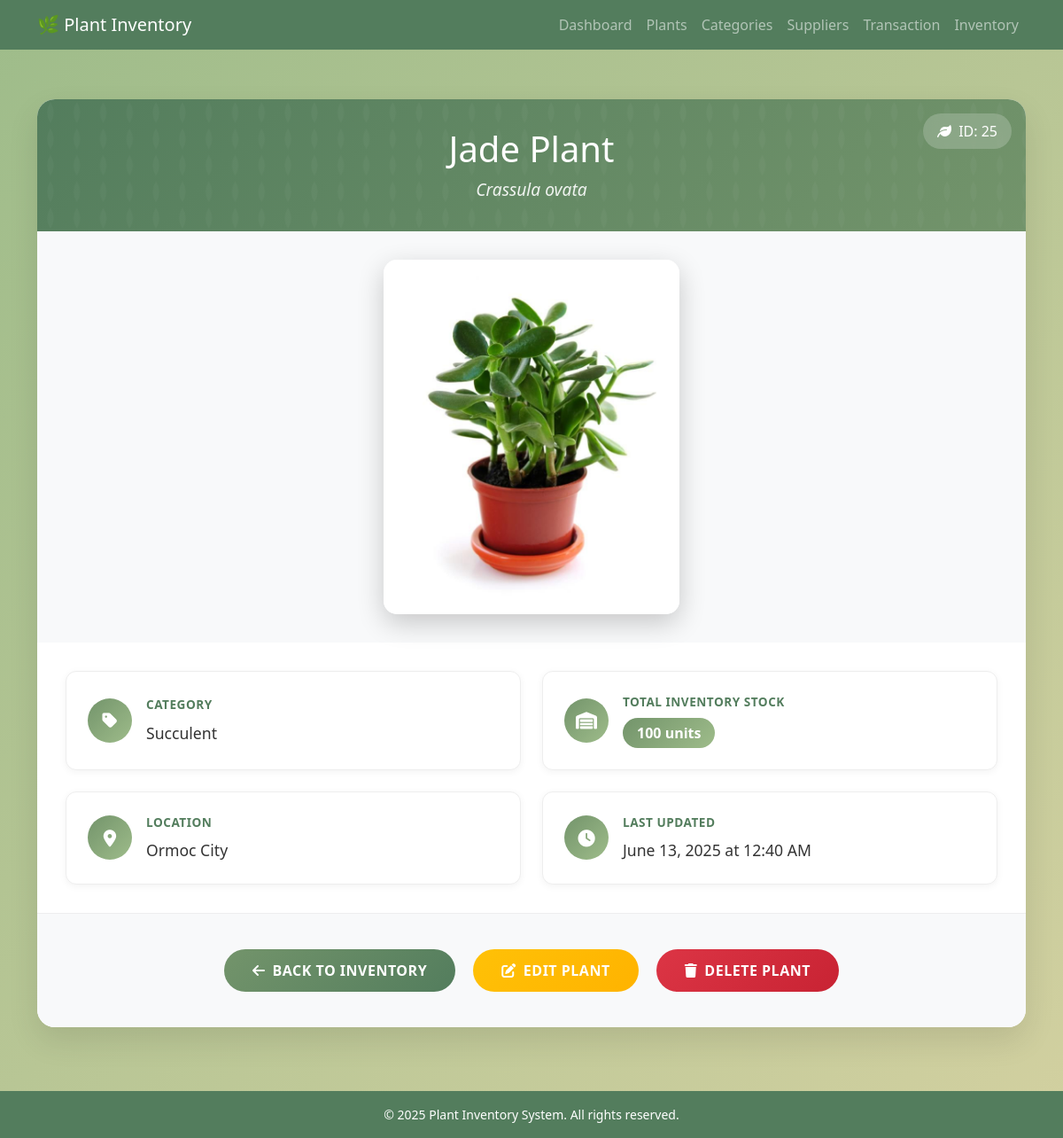
The page /view_plants.php?id=25 (signed in) on the database as committed earlier.
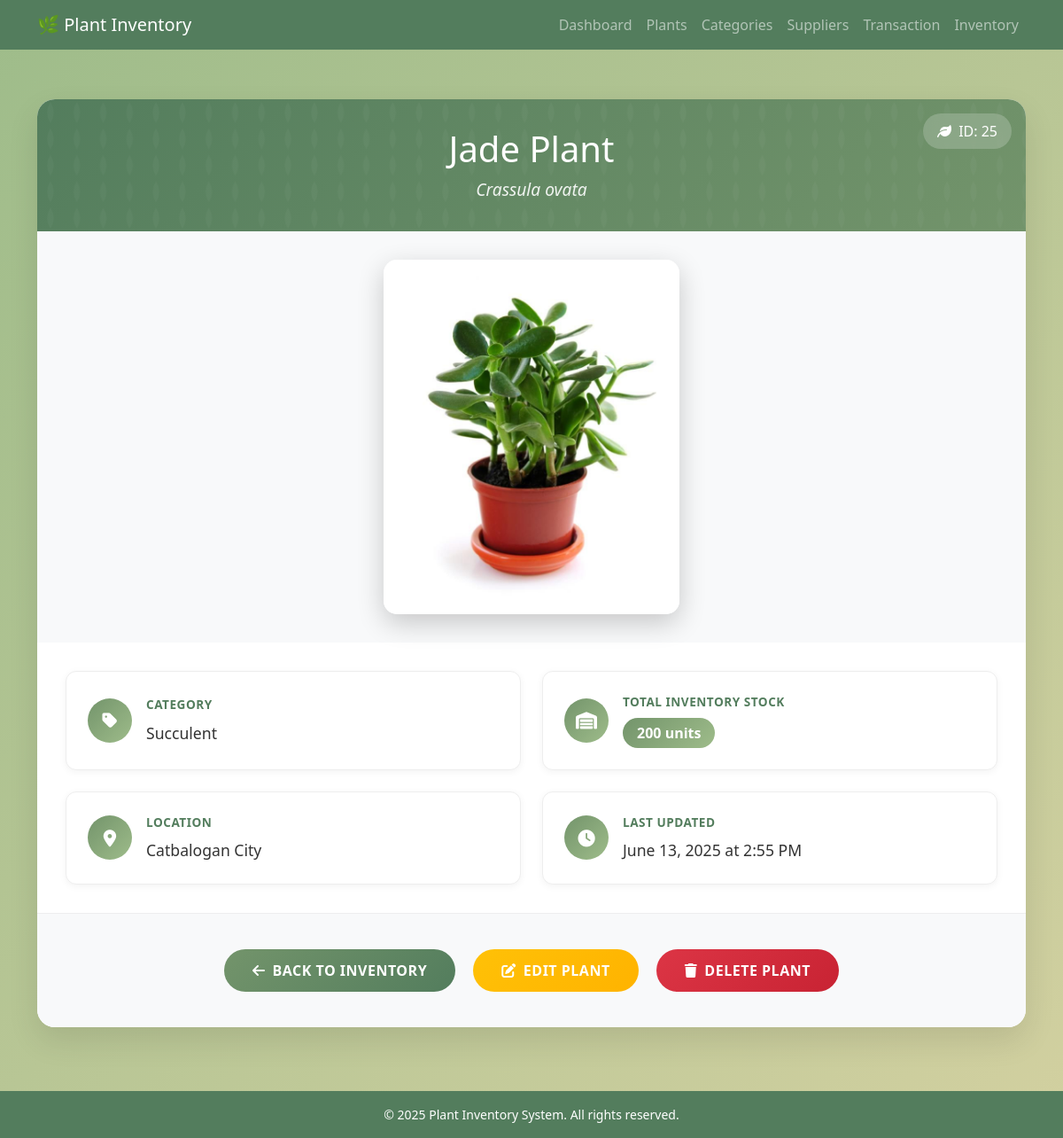
The same page on the database as committed later.
### tables this page shows
CREATE TABLE `plants` (
  `PlantID` int(11) NOT NULL,
  `Name` varchar(255) NOT NULL,
  `ScientificName` varchar(255) NOT NULL,
  `Location` varchar(255) NOT NULL,
  `LastUpdated` datetime NOT NULL DEFAULT current_timestamp(),
  `ImagePath` longblob NOT NULL,
  `category_id` int(11) DEFAULT NULL
);

CREATE TABLE `category` (
  `category_id` int(11) NOT NULL,
  `category_name` varchar(50) NOT NULL
);

### view_plants.php (the view, shortened to what the changed rows need)
<?php
    include 'auth.php';
    $plantID = isset($_GET['id']) ? intval($_GET['id']) : 0;
    $sql = "
        SELECT
            plants.*,
            category.category_name,
            COALESCE(SUM(inventory.inv_quantity), 0) as total_inventory_quantity
        FROM
            plants
        LEFT JOIN
            category
        ON
            plants.category_id = category.category_id
        LEFT JOIN
            inventory
        ON
            plants.PlantID = inventory.PlantID
        WHERE
            plants.PlantID = ?
        GROUP BY
            plants.PlantID
    ";
    $stmt = $conn->prepare($sql);
    $stmt->bind_param("i", $plantID);
    $stmt->execute();
    $result = $stmt->get_result();
    $plant = $result->fetch_assoc();
?>
<!DOCTYPE html>
<html lang="en">
<head>
    <link href="https://cdn.jsdelivr.net/npm/bootstrap@5.3.0/dist/css/bootstrap.min.css" rel="stylesheet">
    <link href="https://cdnjs.cloudflare.com/ajax/libs/font-awesome/6.0.0/css/all.min.css" rel="stylesheet">
</head>
<body>
    <div class="container py-4">
        <div class="plant-card">
            <div class="plant-header">
                <div class="status-indicator">
                    <i class="fas fa-leaf me-1"></i>
                    ID: <?= htmlspecialchars($plant['PlantID']) ?>
                </div>
                <h1><?= htmlspecialchars($plant['Name']) ?></h1>
                <div class="scientific-name"><?= htmlspecialchars($plant['ScientificName']) ?></div>
            </div>
            <div class="plant-image-container">
                <?php
                    $imagePath = $plant['ImagePath'];
                    if (!empty($imagePath) && file_exists($imagePath)) {
                        $imageSrc = htmlspecialchars($imagePath);
                        echo "<img src='$imageSrc' alt='".htmlspecialchars($plant['Name'])."' class='plant-image'>";
                    } elseif (!empty($imagePath)) {
                        echo "<div class='image-error'><i class='fas fa-exclamation-triangle fa-2x mb-2'></i><br>Image File Missing</div>";
                    } else {
                        echo "<div class='no-image-placeholder'><i class='fas fa-camera fa-2x mb-2'></i><br>No Image Available</div>";
                    }
                ?>
            </div>
            <div class="detail-section">
                <div class="details-grid">
                    <div class="detail-row">
                        <div class="detail-content">
                            <div class="detail-label">Category</div>
                            <div class="detail-value"><?= htmlspecialchars($plant['category_name']) ?></div>
                        </div>
                    </div>
                    <div class="detail-row">
                        <div class="detail-content">
                            <div class="detail-value">
                                <span class="quantity-badge"><?= htmlspecialchars($plant['total_inventory_quantity']) ?> units</span>
                            </div>
                        </div>
                    </div>
                    <div class="detail-row">
                        <div class="detail-content">
                            <div class="detail-label">Location</div>
                            <div class="detail-value"><?= htmlspecialchars($plant['Location']) ?></div>
                        </div>
                    </div>
                    <div class="detail-row">
                        <div class="detail-content">
                            <div class="detail-label">Last Updated</div>
                            <div class="detail-value">
                                <?php
                                    $date = new DateTime($plant['LastUpdated']);
                                    echo $date->format('F j, Y \a\t g:i A');
                                ?>
                            </div>
                        </div>
                    </div>
                </div>
            </div>
        </div>
    </div>
</body>
</html>

Rows that differ between the two databases and show on the page:
changed plants "Jade Plant": Location "Ormoc City" → "Catbalogan City"; LastUpdated "June 13, 2025 at 12:40 AM" → "June 13, 2025 at 2:55 PM"
Other text that changed with them:
$plant['total_inventory_quantity']: "100" → "200"
